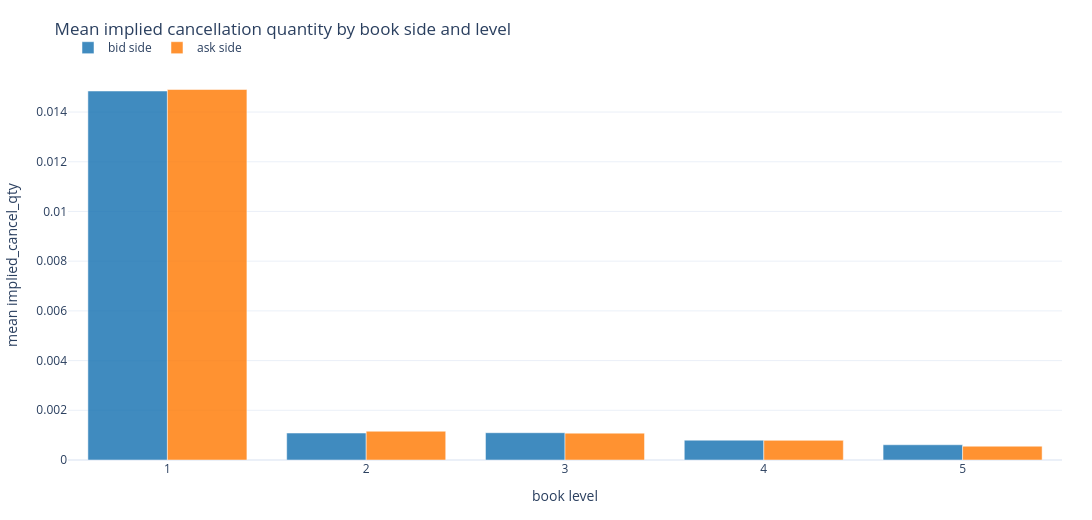
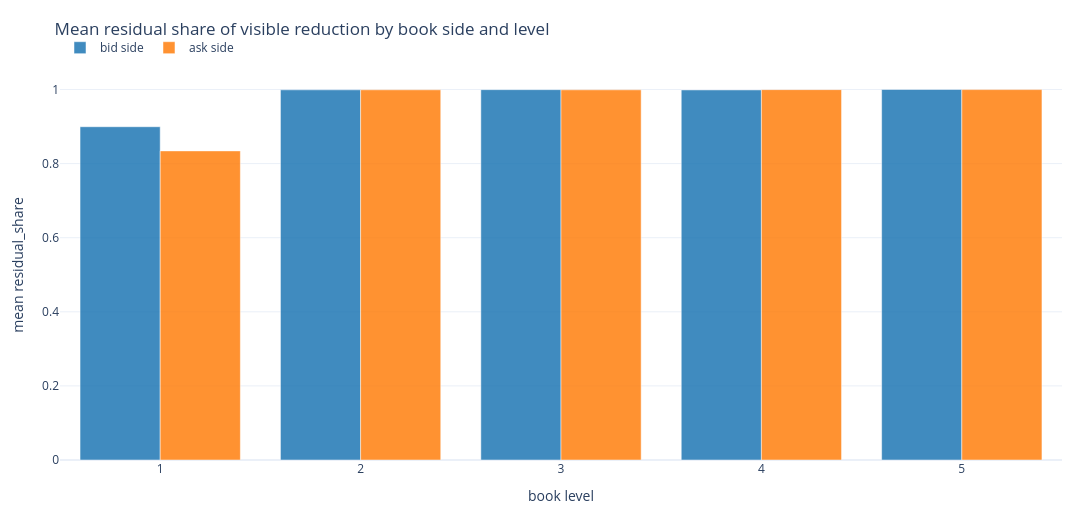
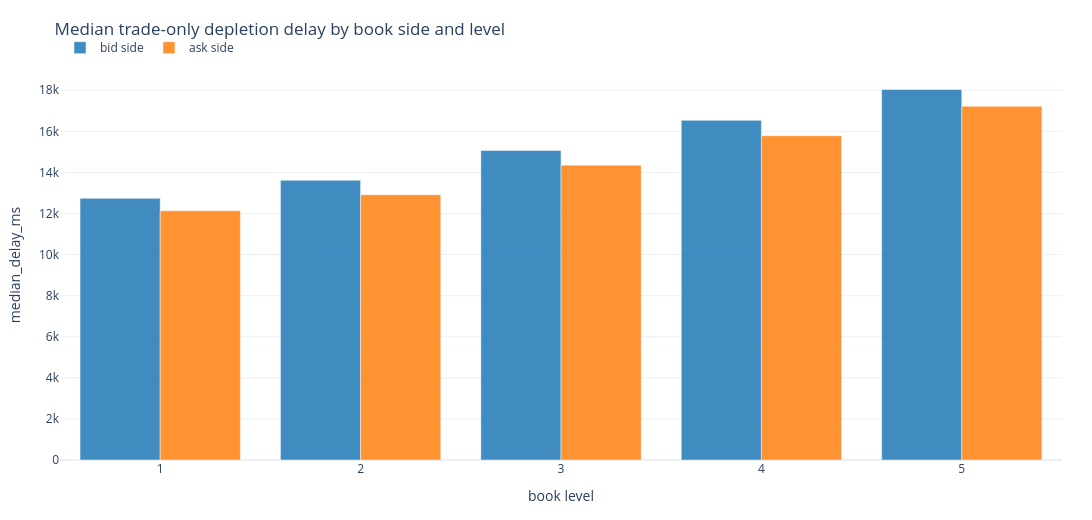

The notebook cell saved with these charts, in order:
### Code cell
def _plot_side_level_bars(df: pd.DataFrame, *, value_col: str, title: str, y_title: str) -> go.Figure:
    fig = make_subplots(rows=1, cols=1)
    colors = {'bid': '#1f77b4', 'ask': '#ff7f0e'}
    for side in ['bid', 'ask']:
        side_df = df[df['book_side'] == side].sort_values('level')
        if side_df.empty:
            continue
        fig.add_trace(
            go.Bar(
                x=side_df['level'],
                y=side_df[value_col],
                name=f'{side} side',
                marker_color=colors[side],
                opacity=0.85,
                hovertemplate='level=%{x}<br>value=%{y:.6f}<extra></extra>',
            )
        )
    fig.update_layout(
        template='plotly_white',
        width=1280,
        height=520,
        barmode='group',
        title=title,
        margin=dict(l=60, r=30, t=70, b=60),
        legend=dict(orientation='h', yanchor='bottom', y=1.02, xanchor='left', x=0.0),
    )
    fig.update_xaxes(title_text='book level')
    fig.update_yaxes(title_text=y_title)
    return fig


fig1 = _plot_side_level_bars(
    plot_implied_summary,
    value_col='implied_cancel_qty_mean',
    title='Mean implied cancellation quantity by book side and level',
    y_title='mean implied_cancel_qty',
)
fig1.show()

fig2 = _plot_side_level_bars(
    plot_implied_summary,
    value_col='residual_share_mean',
    title='Mean residual share of visible reduction by book side and level',
    y_title='mean residual_share',
)
fig2.show()

fig3 = _plot_side_level_bars(
    depletion_summary,
    value_col='median_delay_ms',
    title='Median trade-only depletion delay by book side and level',
    y_title='median_delay_ms',
)
fig3.show()

### Figure 1 — Plotly figure (JSON) as saved in the notebook; plotly's stock layout.template omitted (floating-point values rounded to 4 significant figures)
{"data": [{"hovertemplate": "level=%{x}<br>value=%{y:.6f}<extra></extra>", "marker": {"color": "#1f77b4"}, "name": "bid side", "opacity": 0.85, "type": "bar", "x": [1, 2, 3, 4, 5], "y": [0.01485, 0.001085, 0.001097, 0.0007981, 0.0006135]}, {"hovertemplate": "level=%{x}<br>value=%{y:.6f}<extra></extra>", "marker": {"color": "#ff7f0e"}, "name": "ask side", "opacity": 0.85, "type": "bar", "x": [1, 2, 3, 4, 5], "y": [0.01491, 0.001158, 0.001081, 0.0007901, 0.0005558]}], "layout": {"barmode": "group", "height": 520, "legend": {"orientation": "h", "x": 0, "xanchor": "left", "y": 1.02, "yanchor": "bottom"}, "margin": {"b": 60, "l": 60, "r": 30, "t": 70}, "title": {"text": "Mean implied cancellation quantity by book side and level"}, "width": 1280, "xaxis": {"anchor": "y", "domain": [0, 1], "title": {"text": "book level"}}, "yaxis": {"anchor": "x", "domain": [0, 1], "title": {"text": "mean implied_cancel_qty"}}}}

### Figure 2 — Plotly figure (JSON) as saved in the notebook; plotly's stock layout.template omitted (floating-point values rounded to 4 significant figures)
{"data": [{"hovertemplate": "level=%{x}<br>value=%{y:.6f}<extra></extra>", "marker": {"color": "#1f77b4"}, "name": "bid side", "opacity": 0.85, "type": "bar", "x": [1, 2, 3, 4, 5], "y": [0.8995, 0.9991, 0.9996, 0.9989, 1.0]}, {"hovertemplate": "level=%{x}<br>value=%{y:.6f}<extra></extra>", "marker": {"color": "#ff7f0e"}, "name": "ask side", "opacity": 0.85, "type": "bar", "x": [1, 2, 3, 4, 5], "y": [0.8343, 0.9992, 0.9991, 0.9997, 0.9997]}], "layout": {"barmode": "group", "height": 520, "legend": {"orientation": "h", "x": 0, "xanchor": "left", "y": 1.02, "yanchor": "bottom"}, "margin": {"b": 60, "l": 60, "r": 30, "t": 70}, "title": {"text": "Mean residual share of visible reduction by book side and level"}, "width": 1280, "xaxis": {"anchor": "y", "domain": [0, 1], "title": {"text": "book level"}}, "yaxis": {"anchor": "x", "domain": [0, 1], "title": {"text": "mean residual_share"}}}}

### Figure 3 — Plotly figure (JSON) as saved in the notebook; plotly's stock layout.template omitted (floating-point values rounded to 4 significant figures)
{"data": [{"hovertemplate": "level=%{x}<br>value=%{y:.6f}<extra></extra>", "marker": {"color": "#1f77b4"}, "name": "bid side", "opacity": 0.85, "type": "bar", "x": [1, 2, 3, 4, 5], "y": [12740.0, 13620.0, 15070.0, 16540.0, 18040.0]}, {"hovertemplate": "level=%{x}<br>value=%{y:.6f}<extra></extra>", "marker": {"color": "#ff7f0e"}, "name": "ask side", "opacity": 0.85, "type": "bar", "x": [1, 2, 3, 4, 5], "y": [12130.0, 12920.0, 14360.0, 15790.0, 17220.0]}], "layout": {"barmode": "group", "height": 520, "legend": {"orientation": "h", "x": 0, "xanchor": "left", "y": 1.02, "yanchor": "bottom"}, "margin": {"b": 60, "l": 60, "r": 30, "t": 70}, "title": {"text": "Median trade-only depletion delay by book side and level"}, "width": 1280, "xaxis": {"anchor": "y", "domain": [0, 1], "title": {"text": "book level"}}, "yaxis": {"anchor": "x", "domain": [0, 1], "title": {"text": "median_delay_ms"}}}}
